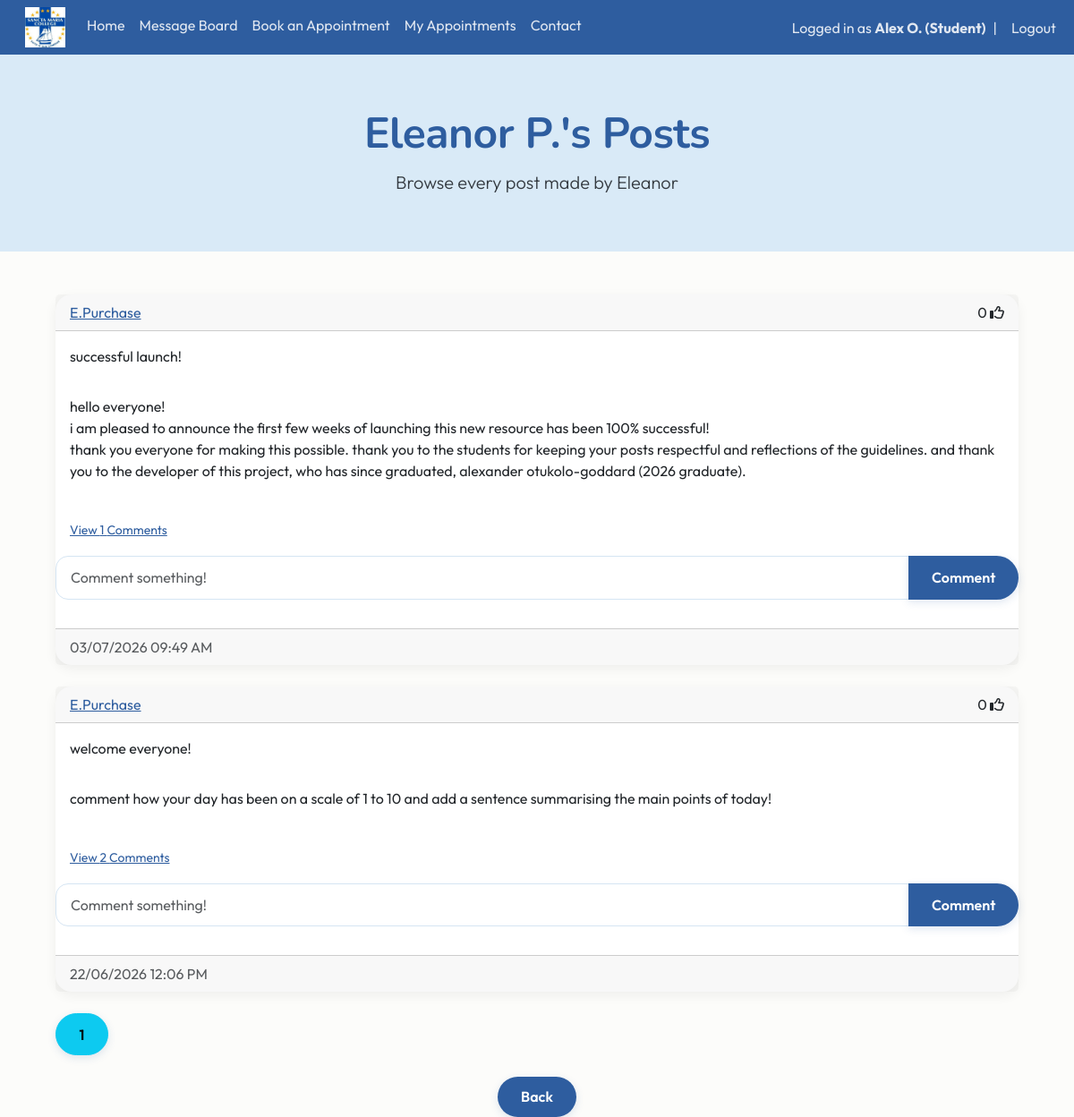
Page /posts/E.Purchase (signed in) on the committed database.
### website/models.py (models this page shows)
class User(db.Model, UserMixin):
    id = db.Column(db.Integer, primary_key=True)
    email = db.Column(db.String(150), unique=True)
    fname = db.Column(db.String(20))
    lname = db.Column(db.String(20))
    username = db.Column(db.String(150), unique=True)
    role = db.Column(db.String(150))
    password = db.Column(db.String(150))
    date_created = db.Column(db.DateTime(timezone=True), default=func.now())
    posts = db.relationship("Post", backref="user", cascade="all, delete-orphan")
    comments = db.relationship("Comment", backref="user", cascade="all, delete-orphan")
    likes = db.relationship("Like", backref="user", cascade="all, delete-orphan")
    appointments = db.relationship('Appointment', foreign_keys="Appointment.counsellor_id", back_populates="counsellor")

class Post(db.Model):
    id = db.Column(db.Integer, primary_key=True)
    title = db.Column(db.String(150), unique=False)
    content = db.Column(db.Text, nullable=False)
    date_created = db.Column(db.DateTime(timezone=True), default=func.now())
    author = db.Column(db.Integer, db.ForeignKey('user.id', ondelete="CASCADE"), nullable=False)
    comments = db.relationship('Comment', backref='post', cascade="all, delete-orphan")
    likes = db.relationship('Like', backref='post', cascade="all, delete-orphan")
    @property
    def nz_date_created(self):
        if self.date_created.tzinfo is None:
            utc = self.date_created.replace(tzinfo=ZoneInfo("UTC"))
        else:
            utc = self.date_created
        return utc.astimezone(ZoneInfo("Pacific/Auckland"))

### website/views.py (the view)
@views.route("/posts/<username>")
@login_required
def posts(username):
    page = request.args.get('page', 1, type=int)
    user = User.query.filter_by(username=username).first()
    if not user:
        flash('No user with that username exists', category='error')
        return redirect(url_for('views.blog'))
    posts = Post.query.filter_by(user=user).order_by(Post.date_created.desc()).paginate(page=page, per_page=4)
    return render_template("posts.html", user=current_user, author=user, posts=posts, username=username, endpoint='views.posts')

### website/__init__.py (called while the page is built)
def create_app():
    app = Flask(__name__)
    app.config['SECRET_KEY'] = "DQiAlMIU5u5eeLDw4KPMHx4d"
    app.config['SQLALCHEMY_DATABASE_URI'] = f'sqlite:///{DB_NAME}'
    db.init_app(app)
    from .views import views
    from .auth import auth
    app.register_blueprint(views, url_prefix="/")
    app.register_blueprint(auth, url_prefix="/")
    from .models import User, Post
    with app.app_context():
        db.create_all()
    login_manager = LoginManager()
    login_manager.login_view = "auth.login"
    login_manager.init_app(app)
    @login_manager.user_loader
    def load_user(id):
        return User.query.get(int(id))
    return app

### website/models.py (called while the page is built)
    @property
    def nz_date_created(self):
        if self.date_created.tzinfo is None:
            utc = self.date_created.replace(tzinfo=ZoneInfo("UTC"))
        else:
            utc = self.date_created
        return utc.astimezone(ZoneInfo("Pacific/Auckland"))

### website/templates/posts.html (shortened to what this page needs)
{% extends "posts_div.html" %}{% block title %}{{ author.fname }} {{ author.lname[0] }}.'s Posts{% endblock %}
{% block hero %}
<section class="hero hero-small mb-5">
    <div class="container text-center">
        <h1 class="display-5 fw-bold">
            {{ author.fname }} {{ author.lname[0] }}.'s Posts
        </h1>
        <p class="lead">
            Browse every post made by {{ author.fname }}
        </p>
    </div>
</section>
{% endblock %}
{% block footer %}
<div align="center">
    <a href="/blog">
        <button type="button" class="btn btn-primary btn-large">
            Back
        </button>
    </a>
</div>
{% endblock %}

### website/templates/posts_div.html (shortened to what this page needs)
{% extends "template.html"%} {% block title %} Message Board {% endblock %}
{% block content%}
{% block hero %}{% endblock %}
<div class="container">
    <div id="posts">
        {% for post in posts %}
        <div class="card border-dark">
            <div class="card-header d-flex justify-content-between align-items-center">
                <a href="/posts/{{post.user.username}}">{{post.user.username}}</a>
                <div>
                    <span id="likes-count-{{post.id}}">{{ post.likes|length }}</span>
                    {% if user.id in post.likes|map(attribute="author")|list %}
                    <i class="fas fa-thumbs-up" id="like-button-{{post.id}}" onclick="like({{post.id}})"></i>
                    {% else %}
                    <i class="far fa-thumbs-up" id="like-button-{{post.id}}" onclick="like({{post.id}})"></i>
                    {% endif %}
                </div>
            </div>
            <div class ="card-body">
                <div class="card-text">{{post.title}}</div>
            </div>
            <div class ="card-body">
                <div class="card-text">{{post.content | replace('\n', '<br>') | safe}}</div>
            </div>
            <br/>
            <p class="card-text ms-3">
                {% if post.comments|length > 0 %}
                <a data-bs-toggle="collapse" href="#comments-{{post.id}}" role="button">
                    <small>View {{post.comments|length}} Comments</small>
                </a>
                {% else %}
                <small class="text-muted">No comments</small>
                {% endif %}
            </p>
            <form class="input-group mb-3" method="POST" action="{{ url_for('views.create_comment', post_id=post.id, page=posts.page) }}">
                <input type="text" id="text" name="text" class="form-control" placeholder="Comment something!"/>
                <button type="submit" class="btn btn-primary">Comment</button>
            </form >
            <div class ="card-footer text-muted">{{ post.nz_date_created.strftime("%d/%m/%Y %I:%M %p") }}</div>
        </div>
        <br/>
        {% endfor %}
    </div>
    {% for page_num in posts.iter_pages(left_edge=1, right_edge=1, left_current=1, right_current=2) %}
    {% if page_num %}
    {% if endpoint == 'views.posts' %}
    {% set page_url = url_for(endpoint, username=username, page=page_num) %}
    {% else %}
    {% set page_url = url_for(endpoint, page=page_num) %}
    {% endif %}
    {% if posts.page == page_num %}
    <a class="btn btn-info mb-4" href="{{ page_url }}">{{page_num}}</a>
    {% else %}
    <a class="btn btn-outline-info mb-4" href="{{ page_url }}">{{page_num}}</a>
    {% endif %}
    {% else %}
    ...
    {% endif %}
    {% endfor %}
    {% block footer %}{% endblock %}
{% endblock %}

### website/templates/template.html (shortened to what this page needs)
<!DOCTYPE html>
<html>
    <head>
        <link href="https://cdn.jsdelivr.net/npm/bootstrap@5.3.8/dist/css/bootstrap.min.css" rel="stylesheet">
        <link rel="stylesheet" type="text/css" href="{{ url_for('static', filename='main.css') }}">
    </head>
    <body>
        <nav class="navbar navbar-expand-lg sticky-top">
            <div class="container-fluid">
              <div class="collapse navbar-collapse" id="navbarSupportedContent">
                <ul class="navbar-nav me-auto mb-2 mb-lg-0">
                  <li class="nav-item">
                      <a class="navbar-brand" href="/home">
                          <img src="{{ url_for('static', filename='img/schoollogo.jpg') }}" width="45px" height="45px">
                      </a>
                  </li>
                  <li class="nav-item">
                      <a class="nav-link {% if request.path == '/home' %}active{% endif %}" href="/home">Home</a>
                  </li>
                  {% if user.is_authenticated %}
                  <li class="nav-item">
                    <a class="nav-link {% if request.path == '/blog' %}active{% endif %}" href="/blog">Message Board</a>
                  </li>
                  <li class="nav-item">
                      <a class="nav-link {% if request.path == '/book-appointment' %}active{% endif %}" href="/book-appointment">Book an Appointment</a>
                  </li>
                  {% if user.role == "Student" %}
                  <li class="nav-item">
                    <a class="nav-link {% if request.path == '/appointment-history' %}active{% endif %}" href="/appointment-history">My Appointments</a>
                  </li>
                  {% endif %}
                  {% endif %}
                  <li class="nav-item">
                      <a class="nav-link {% if request.path == '/contact' %}active{% endif %}" href="/contact">Contact</a>
                  </li>
                </ul>
                <ul class="navbar-nav ms-auto align-items-center">
                {% if user.is_authenticated %}
                <li class="nav-item">
                    <span class="navbar-text">
                        Logged in as <strong>{{ user.fname }} {{ user.lname[0] }}. ({{ user.role }})</strong>
                    </span>
                </li>
                <li class="nav-item mx-2">
                    <span class="navbar-text">|</span>
                </li>
                <li class="nav-item">
                    <a class="nav-link py-0" href="/logout">Logout</a>
                </li>
                {% endif %}
                </ul>
              </div>
            </div>
          </nav>
        <main>{% block content %} {% endblock %}</main>
      </body>
</html>

### website/static/main.css (style rules this page uses)
:root { --navy: #2E5D9F; --blue: #5D8CC7; --seafoam: #e7f3fc; --light-blue: #F5FAFE; --cream: #FCFCFA; --text: #343A40; --danger: #C86B6B; --radius: 18px; --section-padding: 6rem; }
.navbar { background-color:var(--navy); }
.navbar .nav-link, .navbar .navbar-text { color: rgba(255,255,255,0.85); transition: 0.2s ease; }
body { background-color: var(--cream); color: var(--text); font-family: 'Outfit', Arial, sans-serif; }
h1,h2,h3 { font-family: 'Nunito', Arial, sans-serif; font-weight: 700; }
p { line-height:1.7; }
.hero { background: #D9EAF7; min-height: 500px; display: flex; align-items: center; }
.hero-small { background: #D9EAF7; min-height: 220px; display: flex; align-items: center; padding: 3rem 0; margin-bottom:3rem; }
.hero h1 { color: var(--navy); font-family: 'Nunito', sans-serif; font-weight: 800; letter-spacing: -0.5px; }
.hero p { max-width:700px; margin:auto; }
.hero .lead { max-width:900px; margin:0 auto; }
.container { max-width: 1100px; }
.card { border: none; border-radius: var(--radius); box-shadow: 0 4px 14px rgba(0,0,0,0.06); transition: transform 0.25s ease, box-shadow 0.25s ease; }
.card a:not(.btn) { color: var(--navy); font-weight: 400; }
.btn { border-radius: 30px; padding: .65rem 1.6rem; font-weight: 600; transition: all .25s ease; box-shadow: 0 3px 10px rgba(46,93,159,.15); }
.btn-primary { background: var(--navy); border: none; color: white; }
form { padding-bottom:1rem; }
.form-control, .form-select { border-radius:14px; border:1px solid #D5E5F3; padding:.7rem 1rem; }

### rows in the picture
User: fname "Alex", lname "O", role "Student"
User: fname "Eleanor", lname "P"
Post: user.username "E.Purchase", likes|length "0", title "successful launch!", content "hello everyone! i am pleased to announce the first few weeks of launching this new resource has been 100% successful! thank you everyone for making this possible. thank you to the students for keeping your posts respectful and reflections of the guidelines. and thank you to the developer of this project, who has since graduated, alexander otukolo-goddard (2026 graduate).", comments|length "1", nz_date_created "03/07/2026 09:49 AM"
Post: user.username "E.Purchase", likes|length "0", title "welcome everyone!", content "comment how your day has been on a scale of 1 to 10 and add a sentence summarising the main points of today!", comments|length "2", nz_date_created "22/06/2026 12:06 PM"

### other values in the picture
{{ page_num }} "1"
